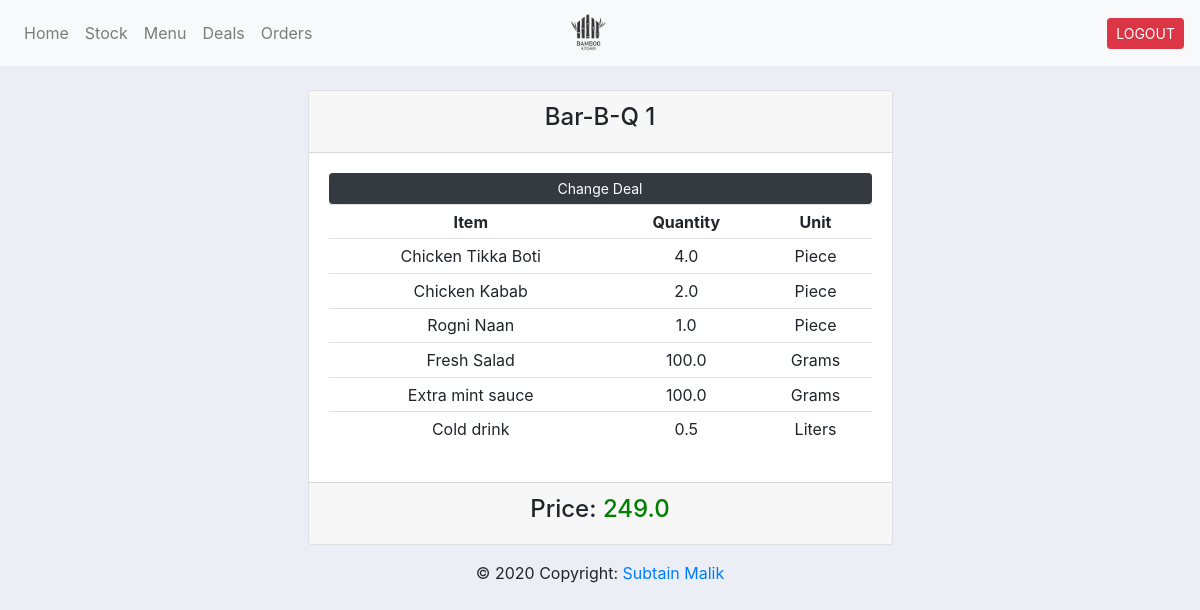
Page /view_deal/4/ (signed in) on the earlier database version.
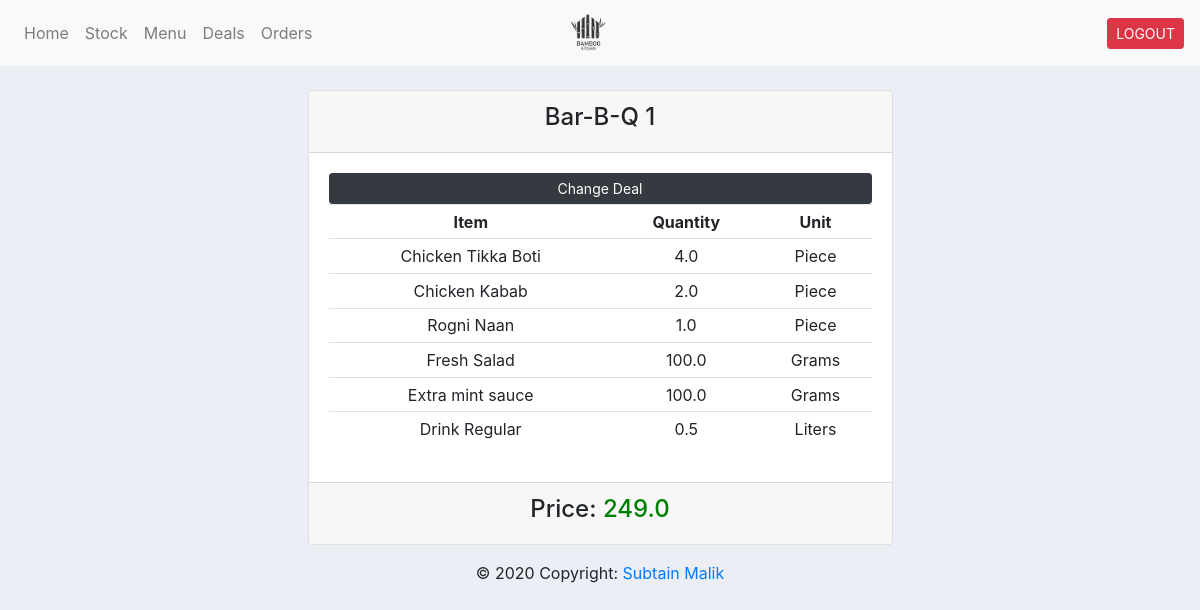
Same page on the later database version.
### bk_app/models.py (models this page shows, shortened)
class DealItem(models.Model):
    UNITS = (
        ('KG', 'KG'),
        ('Grams', 'Grams'),
        ('Dozen', 'Dozen'),
        ('Liters', 'Liters'),
        ('Piece', 'Piece'),
        ('Plate', 'Plate'),
        ('Other', 'Other'),
    )
    item = models.ForeignKey(MenuItem, on_delete=models.CASCADE)
    quantity = models.FloatField(default=1.0)
    units = models.CharField(max_length=20, default='KG', choices=UNITS)
    deal = models.ForeignKey(Deal, on_delete=models.CASCADE)

class MenuItem(models.Model):
    UNITS = (
        ('KG', 'KG'),
        ('Grams', 'Grams'),
        ('Dozen', 'Dozen'),
        ('Liters', 'Liters'),
        ('Piece', 'Piece'),
        ('Plate', 'Plate'),
        ('Other', 'Other'),
    )
    STATUS = (
        ('Available', 'Available'),
        ('Out of Stock', 'Out of Stock'),
    )
    name = models.CharField(max_length=50)
    category = models.ForeignKey(Category, on_delete=models.DO_NOTHING)
    quantity = models.FloatField(default=1.0)
    unit = models.CharField(max_length=20, default='KG', choices=UNITS)
    price = models.FloatField(default=0.0)
    status = models.CharField(max_length=20, default='Available', choices=STATUS)
    date_created = models.DateTimeField(auto_now_add=True)
    add_by = models.ForeignKey(User, on_delete=models.DO_NOTHING)

### bk_app/views.py (the view)
# urls.py: path('view_deal/<str:pk>/', views.view_deal, name='view_deal'),
@login_required(login_url='login')
def view_deal(request, pk):
    deal = Deal.objects.get(id=pk)
    deal_items = deal.dealitem_set.all()
    context = {'deal': deal,
               'deal_items': deal_items}
    return render(request, 'bk_app/view_deal.html', context)

### bk_app/templates/bk_app/view_deal.html
{% extends 'bk_app/main.html' %}
{% load static %}
{% block content %}
    <br/>
    <div class="row">
        <div class="col-md-6 mx-auto">
            <div class="card text-center">
                <div class="card-header">
                    <h4>{{ deal.name }}</h4>
                </div>
                <div class="card-body">
                    <a class="btn btn-sm btn-block btn-dark" href="{% url 'add_deal_item' deal.id %}">
                        Change Deal
                    </a>
                    <table class="table table-sm">
                        <tr>
                            <th>Item</th>
                            <th>Quantity</th>
                            <th>Unit</th>
                        </tr>
                        {% for item in deal_items %}
                            <tr>
                                <td>{{ item.item.name }}</td>
                                <td>{{ item.quantity }}</td>
                                <td>{{ item.units }}</td>
                            </tr>
                        {% endfor %}
                    </table>
                </div>
                <div class="card-footer">
                    <h4>Price: <span style="color: green">{{ deal.price }}</span></h4>
                </div>
            </div>
        </div>
    </div>
{% endblock %}

Differences in the rows shown:
changed through a linked row, DealItem "Liters": item.name "Cold drink" → "Drink Regular"
